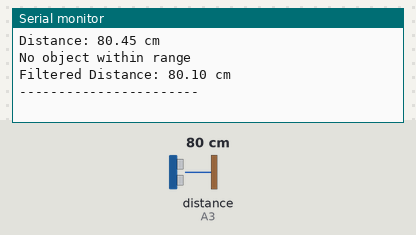
Recording of a sketch running on a simulated Arduino Uno, built with avr-gcc and run on an emulated ATmega328P. On the bench: the last lines printed to the serial monitor. Wiring (inferred from the names in the program): ultrasonic range finder: trigger A3; echo A3. The test bench sets the inputs (shaded band); at power-on: distance to the obstacle (sensor on A3) 80 cm. The echo pulse lasts 58.3 µs per cm.

Above: at 1.2 s.
1.3 s: distance to the obstacle (sensor on A3) set to 2 cm
At 1.86 s:
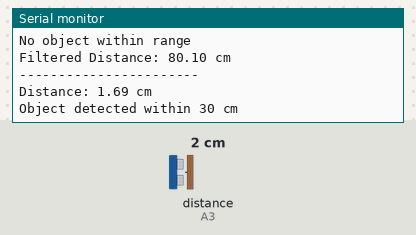
4.3 s: distance to the obstacle (sensor on A3) set to 4 cm
At 5.9 s:
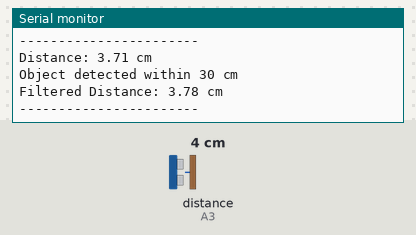
Timing chart, 0 to 7.4 s (numbered marks = the images above; inputs shaded):
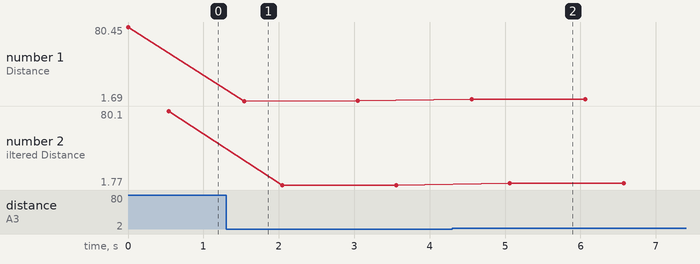

The sketch:

main.ino
```cpp
#include "SRF05.h"

void setup() {
  Serial.begin(9600);
}

void loop() {
  float distance = getDistance();
  Serial.print("Distance: ");
  Serial.print(distance);
  Serial.println(" cm");

  if (isObjectDetected(30)) {
    Serial.println("Object detected within 30 cm");
  } else {
    Serial.println("No object within range");
  }

  float filtered = getFilteredDistance();
  Serial.print("Filtered Distance: ");
  Serial.print(filtered);
  Serial.println(" cm");

  Serial.println("-----------------------");
  delay(1000);
}
```

SRF05.cpp
```cpp
#include <Arduino.h>
#include "SRF05.h"

const int trigEchoPin = A3;

float getDistance() {
  pinMode(trigEchoPin, OUTPUT);
  digitalWrite(trigEchoPin, LOW);
  delayMicroseconds(2);
  digitalWrite(trigEchoPin, HIGH);
  delayMicroseconds(10);
  digitalWrite(trigEchoPin, LOW);

  pinMode(trigEchoPin, INPUT);
  unsigned long duration = pulseIn(trigEchoPin, HIGH, 30000);

  if (duration == 0) return -1;
  return duration / 58.0;
}

bool isObjectDetected(float thresholdCM) {
  float d = getDistance();
  return (d > 0 && d <= thresholdCM);
}

float getFilteredDistance() {
  float sum = 0;
  int count = 0;

  for (int i = 0; i < 5; i++) {
    float d = getDistance();
    if (d > 0) {
      sum += d;
      count++;
    }
    delay(100);
  }

  if (count == 0) return -1;
  return sum / count;
}
```

SRF05.h
```cpp
#ifndef SRF05_H
#define SRF05_H

float getDistance();
bool isObjectDetected(float thresholdCM);
float getFilteredDistance();

#endif
```

Measured:
- after the input at 1.3 s, the serial monitor: prints a new line after 0.24 s (image 1)
- after the input at 4.3 s, the serial monitor: prints a new line after 0.26 s (image 2)
- plotted number 1: 80.45 → 1.71 after the input at 1.3 s, 1.71 → 3.71 after the input at 4.3 s
- plotted number 2: 80.1 → 1.77 after the input at 1.3 s, 1.77 → 3.78 after the input at 4.3 s
